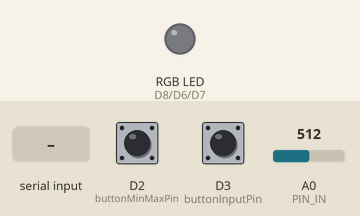
Recording of a sketch running on a simulated Arduino Zero (SAMD21). On the bench: an RGB LED mixed from three pins (HIGH = lit). Dashed ring = blinking. Inputs (shaded band) come from the test bench; at power-on: D2 (buttonMinMaxPin) HIGH, D3 (buttonInputPin) HIGH, A0 (PIN_IN) = 512. What the sketch prints to the serial monitor is not drawn.

Above: at 0.8 s.
0.9 s: "jmp 0\n" received over Serial
At 1.5 s:
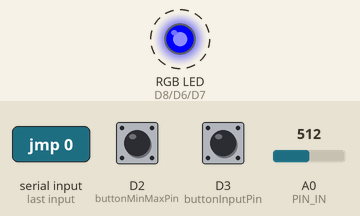
3.9 s: D2 (buttonMinMaxPin) pulled LOW for 0.15 s
At 4.56 s:
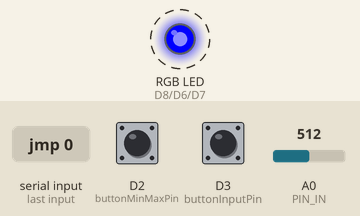
7.0 s: D2 (buttonMinMaxPin) pulled LOW for 1 s
9.5 s: D2 (buttonMinMaxPin) pulled LOW for 0.15 s
12.6 s: D2 (buttonMinMaxPin) pulled LOW for 3.2 s
18.8 s: D2 (buttonMinMaxPin) pulled LOW for 0.15 s
Timing chart, 0 to 43.9 s (numbered marks = the images above; inputs shaded):
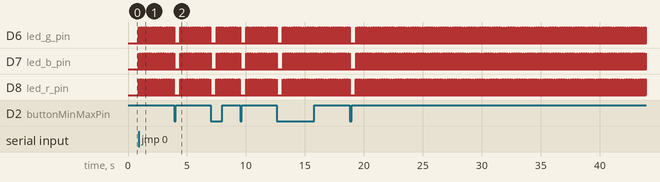

The sketch:

csr_new_hck.ino
```cpp
#include <Arduino.h>
#include "model_parameters_csr_1.h"
#define INPUT_SIZE 3
#define HIDDEN_SIZE1 120
#define HIDDEN_SIZE2 120
#define OUTPUT_SIZE 3

// 実装例
float relu(float x) { return (x > 0) ? x : 0; }

// 実装例
void predict(float input[INPUT_SIZE], float output[OUTPUT_SIZE]) {
    // 各層の出力を格納する配列を初期化
    float layer1[HIDDEN_SIZE1] = {0};
    float layer2[HIDDEN_SIZE2] = {0};

    // === Layer 1 === (CSR形式の重みを使用)
    // 入力層 → 第1隠れ層 の計算
    for (int i = 0; i < HIDDEN_SIZE1; i++) {
        float sum = bias_1[i];  // バイアス項の初期値
        // CSR形式で重み行列の非ゼロ要素を走査
        for (int idx = weight_1_indptr[i]; idx < weight_1_indptr[i + 1]; idx++) {
            int j = weight_1_indices[idx];   // 入力側のインデックス
            sum += weight_1_data[idx] * input[j];  // 入力値 × 重み
        }
        layer1[i] = relu(sum);  // 活性化関数ReLUを適用
    }

    // === Layer 2 === (CSR形式)
    // 第1隠れ層 → 第2隠れ層 の計算
    for (int i = 0; i < HIDDEN_SIZE2; i++) {
        float sum = bias_2[i];  // バイアス項の初期値
        for (int idx = weight_2_indptr[i]; idx < weight_2_indptr[i + 1]; idx++) {
            int j = weight_2_indices[idx];   // 第1層のノード番号
            sum += weight_2_data[idx] * layer1[j];  // 前層の出力 × 重み
        }
        layer2[i] = relu(sum);  // 活性化関数ReLUを適用
    }

    // === Output Layer === (CSR形式)
    // 第2隠れ層 → 出力層 の計算
    for (int i = 0; i < OUTPUT_SIZE; i++) {
        float sum = bias_3[i];  // 出力層のバイアス初期化
        for (int idx = weight_3_indptr[i]; idx < weight_3_indptr[i + 1]; idx++) {
            int j = weight_3_indices[idx];   // 第2層のノード番号
            sum += weight_3_data[idx] * layer2[j];  // 前層の出力 × 重み
        }
        output[i] = sum;  // 出力層では活性化関数を使わず線形出力
    }
}


// RGB点灯遅延
#define RgbFlashDelay 10

// ピン割り当て
#define PIN_IN A0
#define led_r_pin 8
#define led_g_pin 6
#define led_b_pin 7
#define buttonInputPin 3
#define buttonMinMaxPin 2

// ボタン押下を検知する変数 (余計な最適化を防ぐため、volatile宣言をしている)
volatile bool buttonInputPressed = false;
volatile bool buttonMinMaxPressed = false;

// RGB読み取り用変数
float r=0, g=0, b=0;
float r_max=512, g_max=512, b_max=512;
float r_min=0, g_min=0, b_min=0;

float rgb[3]{0, 0, 0};
float RGBInput[3]{0, 0, 0};
float RGBOutput[3]{0, 0, 0};

// RGBデータメモリ
int N, M;
float **array;
int n=0, m=0;

int pushed = 0;

void buttonInput() {
    buttonInputPressed = true;
}


void buttonMinMax() {
    buttonMinMaxPressed = true;
}


float **allocateArray(int N, int M) {
    float **array = (float **)malloc(N * sizeof(float *)); // 行ポインタの確保
    if (array == NULL) {
        Serial.println("メモリ確保失敗");
        return NULL;
    }

    for (int i = 0; i < N; i++) {
        array[i] = (float *)malloc(M * sizeof(float)); // 各行のメモリ確保
        if (array[i] == NULL) {
            Serial.println("メモリ確保失敗（部分的）");
            // 確保済みのメモリを解放して終了
            for (int j = 0; j < i; j++) {
                free(array[j]);
            }
            free(array);
            return NULL;
        }
    }
    return array;
}

void read(){
    for(int count = 0 ; count <  3; count++){
        if(count == 0){
            analogWrite(led_r_pin, 255);
            analogWrite(led_g_pin,   0);
            analogWrite(led_b_pin,   0);
            delay(RgbFlashDelay);
            rgb[0] = analogRead(PIN_IN);
        }else if(count == 1){
            analogWrite(led_r_pin,   0);
            analogWrite(led_g_pin, 255);
            analogWrite(led_b_pin,   0);
            delay(RgbFlashDelay);
            rgb[1] = analogRead(PIN_IN);
        }else{
            analogWrite(led_r_pin,   0);
            analogWrite(led_g_pin,   0);
            analogWrite(led_b_pin, 255);
            delay(RgbFlashDelay);
            rgb[2] = analogRead(PIN_IN);
        }
    }
    analogWrite(led_r_pin, 0);
    analogWrite(led_g_pin, 0);
    analogWrite(led_b_pin, 0);
}


// Arduino's analog input detects 0-5V with 10-bit values
// https://deviceplus.jp/arduino/arduino_f07/
void readAndProcess(){
    read();
    RGBInput[0] = (float(rgb[0])-r_min)/r_max;
    RGBInput[1] = (float(rgb[1])-g_min)/g_max;
    RGBInput[2] = (float(rgb[2])-b_min)/b_max;

    // Monitoring read value
    // Serial.print("Measured B, R, G: ");
    // Serial.println(String(RGBInput[2])+","+String(RGBInput[0])+","+String(RGBInput[1]));

    // ニューラルネットで読み込み値を修正
    predict(RGBInput, RGBOutput);

    // predict();が存在しない初期は、値を単純に同値をコピー
    //RGBOutput[0] = RGBInput[0];
    //RGBOutput[1] = RGBInput[1];
    //RGBOutput[2] = RGBInput[2];

    // 0-255でクリッピング
    RGBOutput[0] = min(max(RGBOutput[0]*255, 0), 255);
    RGBOutput[1] = min(max(RGBOutput[1]*255, 0), 255);
    RGBOutput[2] = min(max(RGBOutput[2]*255, 0), 255);

    // Serial.print("Predicted B, R, G: ");
    //Serial.println("Blue:"+String((int)RGBOutput[2]) + ", Red:"+String((int)RGBOutput[0]) + ", Green:"+ String((i3nt)RGBOutput[1]));
    // Serial.println("Red:"+String(RGBInput[0]) + ", Green:"+ String(RGBInput[1]) + ", Blue:"+String(RGBInput[2]));
}

// このリセットコードは旧版Arduino用、Arduino UNO R4 WiFiでは不要
// void softwareReset() {
//     asm volatile ("jmp 0");  // プログラムカウンタをリセット
// }


void setup() {
  // put your setup code here, to run once:
    Serial.begin(9600);
    pinMode(led_r_pin, OUTPUT);
    pinMode(led_g_pin, OUTPUT);
    pinMode(led_b_pin, OUTPUT);
    analogWrite(led_r_pin, 0);
    analogWrite(led_b_pin, 0);
    analogWrite(led_g_pin, 0);

    pinMode(buttonInputPin, INPUT_PULLUP);
    pinMode(buttonMinMaxPin, INPUT_PULLUP);

    attachInterrupt(digitalPinToInterrupt(buttonInputPin), buttonInput, FALLING);
    attachInterrupt(digitalPinToInterrupt(buttonMinMaxPin), buttonMinMax, FALLING);

    Serial.println("画像の Height（行数）を入力してください: ");
    while (Serial.available() == 0) {
        // 何もせずに待機
    }
    N = Serial.parseInt();
    M = N*3; // RGBの値を入れるために3倍しておく
    Serial.println("Height: " + String(N));
    Serial.println("Width: " + String((int)(M/3)));
    array = allocateArray(N, M);

    if (array == NULL) {
        Serial.println("配列の確保に失敗");
        return;
    }

    // 配列を初期化
    for (int i = 0; i < N; i++) {
        for (int j = 0; j < M; j++) {
            array[i][j] = 0;
        }
    }
}

void loop() {
  // put your main code here, to run repeatedly:
    readAndProcess();

    if (buttonInputPressed) {
        array[n][m]   = RGBOutput[0];
        array[n][m+1] = RGBOutput[1];
        array[n][m+2] = RGBOutput[2];

        Serial.println(String(n)+" 行目 "+String((int)(m/3))+" 列目 の画素を読み込みました。");
        Serial.println("Red:"+String(RGBInput[0]* 100) + ", Green:"+ String(RGBInput[1] * 100) + ", Blue:"+String(RGBInput[2] * 100));

        if((m+=3)>=M){
            m = 0 ;
            if((n+=1)>=N){
                n = 0;
                Serial.println("画像の読み取りが完了しました。");
                Serial.println("以下のテキストを画像ファイル（.ppm）に貼り付けてください。");
                Serial.println("--------------------------------------------------");
                Serial.println("P3");
                Serial.println(String(N)+" "+String((int)(M/3)));
                Serial.println("255");
                for (int i = 0; i < N; i++) {
                    for (int j = 0; j < M; j++) {
                        Serial.print((int)array[i][j]);
                        Serial.print(" ");
                    }
                    Serial.println();
                }
                Serial.println("--------------------------------------------------");
                Serial.println();
                delay(500);
                //softwareReset();
                NVIC_SystemReset();
            }
        }
        buttonInputPressed = false;
    }

    if (buttonMinMaxPressed) {
        if(pushed%2==0){
            r_min=rgb[0], g_min=rgb[1], b_min=rgb[2];
            Serial.println("最小値が更新されました："+String(b_min)+","+String(r_min)+","+String(g_min));
        }
        else{
            r_max=rgb[0]-r_min, g_max=rgb[1]-g_min, b_max=rgb[2]-b_min;
            Serial.println("最大値が更新されました："+String(b_max)+","+String(r_max)+","+String(g_max));
        }
        buttonMinMaxPressed = false;  // フラグをリセット
        pushed++;
        delay(500);
    }

}
```

model_parameters_csr_1.h
```cpp
// Layer 1
float weight_1_data[] = { -0.838361, -1.4679075, 0.06785881, -0.036730517, 0.45896855, -0.6167033, 0.959983, -0.5919892, 0.28547803, -1.8110696, -0.60458845, -0.39962536, -0.13245401, -0.6781467, -0.5145259, 0.36035603, -0.8802482, -0.57827806, 0.32790688, 0.24372645, 0.8509539, -0.40185145, -0.914229, 1.6005414, -0.20058593, 0.26189387, -0.6726012, 0.60960037, 0.26116863, -0.28161183, 0.34119734, -0.5734704, -0.14397526, 0.33670267, 0.19185035, -0.23571287, -0.27521065, -0.010492157, -0.64849865, -0.03664016, -0.5961416, -0.27905276, 0.61319494, 0.59090614, 0.21452153, 0.3883587, -0.8813293 };
int weight_1_indices[] = { 0, 1, 2, 0, 1, 2, 0, 2, 0, 1, 2, 0, 1, 2, 0, 1, 2, 0, 1, 2, 0, 1, 2, 0, 1, 0, 1, 2, 0, 2, 1, 0, 1, 2, 0, 1, 2, 0, 1, 2, 0, 1, 2, 0, 1, 2, 1 };
int weight_1_indptr[] = { 0, 0, 0, 3, 3, 3, 3, 3, 3, 3, 3, 3, 3, 3, 3, 6, 8, 8, 11, 11, 11, 11, 11, 11, 11, 11, 11, 11, 14, 14, 14, 17, 17, 17, 17, 17, 17, 17, 17, 17, 20, 20, 20, 20, 20, 20, 20, 23, 23, 23, 23, 25, 25, 28, 28, 28, 28, 28, 28, 28, 28, 28, 28, 28, 28, 28, 30, 30, 30, 30, 30, 30, 30, 30, 30, 30, 30, 30, 30, 30, 30, 30, 30, 30, 31, 34, 34, 34, 37, 37, 40, 40, 43, 43, 43, 43, 43, 43, 43, 43, 43, 43, 43, 46, 46, 46, 46, 46, 46, 46, 46, 46, 46, 46, 46, 46, 46, 46, 47, 47, 47 };
int weight_1_shape[2] = {120, 3};
float bias_1[] = { -0.5659401, -0.02864384, 0.35480797, -0.21953301, -0.5963474, -0.108957276, 0.0, 0.0, -0.12270901, -0.34019488, -0.56094384, 0.0, -0.08209766, 0.0, 0.065558404, -0.45467263, -0.01837736, 0.1498922, -0.10143804, 0.0, 0.0, -0.039255, -0.39410454, 0.0, -0.015189657, -0.011781075, -0.19089404, 0.36179444, 0.0, 0.0, 0.33988202, -0.20092921, 0.0, -0.15659732, -0.544497, -0.06642984, -0.43060723, -0.028334804, -0.06112634, 0.066635154, -0.15415102, 0.0, 0.0, 0.0, -0.098284625, -0.035771158, -0.35638407, -0.53670526, 0.0, 0.0, -1.3532553, -0.46287414, 0.0, 0.0, 0.0, 0.0, 0.0, -0.21163824, -0.23454978, -0.4434546, 0.0, -0.061945755, -0.060005523, -0.36392573, -0.042116567, 0.019258298, -0.105162, -0.38051465, -0.013282418, 0.0, 0.0, -0.094049856, 0.0, 0.0, 0.0, 0.0, 0.0, -0.014700488, 0.0, -0.054056052, -0.2712059, 0.0, -0.39144084, -0.188471, 0.19052057, 0.0, -0.87849677, 0.11805838, 0.0, 0.48079503, -0.03040575, 0.0, -0.084588416, -0.26649103, 0.0, -0.086811475, -0.10743601, 0.0, 0.0, -0.23120211, -0.018724483, 0.0, -0.4209549, -0.42020863, -0.010528306, -0.31547222, -0.10652859, -0.5639844, 0.0, -0.17574987, -0.11708258, -0.050953157, 0.0, -0.5135616, 0.0, -0.07501112, 0.0, 0.0629761, 0.0, 0.0 };

// Layer 2
float weight_2_data[] = { 0.12025774, 0.0473585, 0.18447368, 0.4333182, -0.3197985, -0.06588234, 0.380876, -0.09713124, 0.8875232, 0.19600959, 1.6027167, -0.35707995, -0.68990517, 0.16960165, 0.18332866, 0.49796116, -0.0542613, 0.22713879, -0.38533583, -0.6335019, -0.2422832, -0.16685425, -0.03974174, 0.13829572, -1.025425, 0.2607306, -0.32840896, -0.13103399, -0.05940648, 0.3911038, 0.24575883, -0.75935847, 1.0414418, 0.028889598, 0.56155753, -0.55248976, 0.45860553, -0.015199926, 0.3645727, -0.8252641, -0.8625616, 0.32223317, 0.36465532, 0.042852852, 0.12907958, 0.31187892, -0.37583718, -0.09155892, -0.023905601, 1.3712791, -0.5905033, -0.042760916, 0.079252444, -0.44567442, 0.5071066, -0.13609587, 0.23831339, 0.3888211, -0.4835163, -0.5105446, 0.25960052, -0.053747438, 0.20102887 };
int weight_2_indices[] = { 2, 15, 17, 27, 39, 83, 89, 102, 2, 15, 17, 27, 30, 52, 84, 91, 102, 2, 14, 15, 17, 27, 30, 39, 50, 52, 65, 84, 89, 91, 102, 117, 2, 27, 39, 89, 91, 102, 15, 30, 50, 52, 102, 14, 15, 17, 27, 30, 39, 46, 50, 52, 65, 84, 87, 89, 102, 14, 46, 52, 83, 84, 102 };
int weight_2_indptr[] = { 0, 8, 8, 8, 8, 8, 8, 8, 8, 8, 8, 8, 8, 8, 8, 8, 8, 8, 8, 8, 8, 8, 8, 8, 8, 8, 8, 8, 8, 8, 8, 8, 8, 8, 8, 8, 8, 8, 8, 8, 8, 8, 8, 8, 8, 8, 8, 8, 8, 8, 8, 8, 8, 8, 8, 8, 8, 8, 8, 8, 17, 17, 17, 17, 17, 17, 17, 17, 17, 17, 17, 32, 32, 32, 32, 32, 32, 32, 32, 32, 32, 32, 32, 32, 32, 32, 32, 38, 43, 43, 43, 43, 43, 43, 43, 43, 43, 43, 43, 43, 43, 43, 43, 43, 43, 43, 43, 43, 57, 57, 57, 57, 57, 63, 63, 63, 63, 63, 63, 63, 63 };
int weight_2_shape[2] = {120, 120};
float bias_2[] = { 0.07018212, -0.058963753, -0.14443971, 0.0, -0.10139165, 0.0, -0.1278208, -0.04697849, 0.0, -0.06423677, 0.0, 0.0, -0.14417318, 0.0, -0.03801828, 0.0, -0.034845125, -0.055704314, 0.0, -0.04498421, -0.096957244, -0.059108034, -0.08107908, 0.0, -0.07015584, 0.0, -0.08087256, -0.06485085, -0.017179873, -0.046187967, -0.08446933, 0.0, -0.123820715, -0.043084543, 0.0, 0.0, -0.04419676, 0.0, -0.020106664, -0.08980594, 0.0, -0.047194447, -0.023438232, 0.0, -0.12988693, 0.0, -0.14389974, 0.0, -0.011305936, -0.082849376, 0.0, -0.063293636, 0.0, 0.0, -0.05765375, -0.07388248, -0.045555346, -0.0114299385, 0.0, -0.027449531, -0.08506393, 0.0, -0.12298412, -0.11390195, -0.026442053, -0.08449832, -0.17487854, -0.034383267, -0.058433976, -0.033923946, 0.14964458, -0.03781452, -0.032941885, -0.08184502, -0.11580478, -0.010011965, -0.087796986, -0.07723553, -0.11896935, 0.0, -0.08459258, -0.048966315, 0.0, -0.12531906, 0.0, -0.093844116, -0.029971164, -0.114785545, -0.07061957, 0.0, -0.036439203, -0.13460422, -0.15032698, 0.0, -0.08101611, -0.010259543, 0.0, 0.0, -0.01721713, -0.09768214, -0.013739922, -0.034620427, -0.10758328, -0.06711706, 0.0, -0.022461891, -0.08743728, 0.16692987, -0.11111818, -0.12165482, -0.2984349, -0.11468382, 0.07466823, -0.12287686, -0.05400019, -0.028285407, -0.10594409, -0.140893, -0.0834461, -0.06763189 };

// Layer 3
float weight_3_data[] = { 0.3600101, -1.2625854, 0.024681948, -1.1716973, 0.0726464, 2.2003784, -0.7564338, -1.3871369, 0.71862066, 1.8047737, 0.8175362, -0.07088263, -0.99085134, 2.273349, 0.03944318, -0.40053636, -0.43477395 };
int weight_3_indices[] = { 0, 59, 70, 86, 87, 107, 0, 59, 86, 87, 112, 0, 59, 70, 86, 87, 112 };
int weight_3_indptr[] = { 0, 6, 11, 17 };
int weight_3_shape[2] = {3, 120};
float bias_3[] = { 0.23082763, 0.4665663, 0.26496047 };
```

Measured:
- after the input at 0.9 s, D6 (led_g_pin), D7 (led_b_pin), D8 (led_r_pin): alternates HIGH for 0.01 s and LOW for 0.02 s, starting at once
